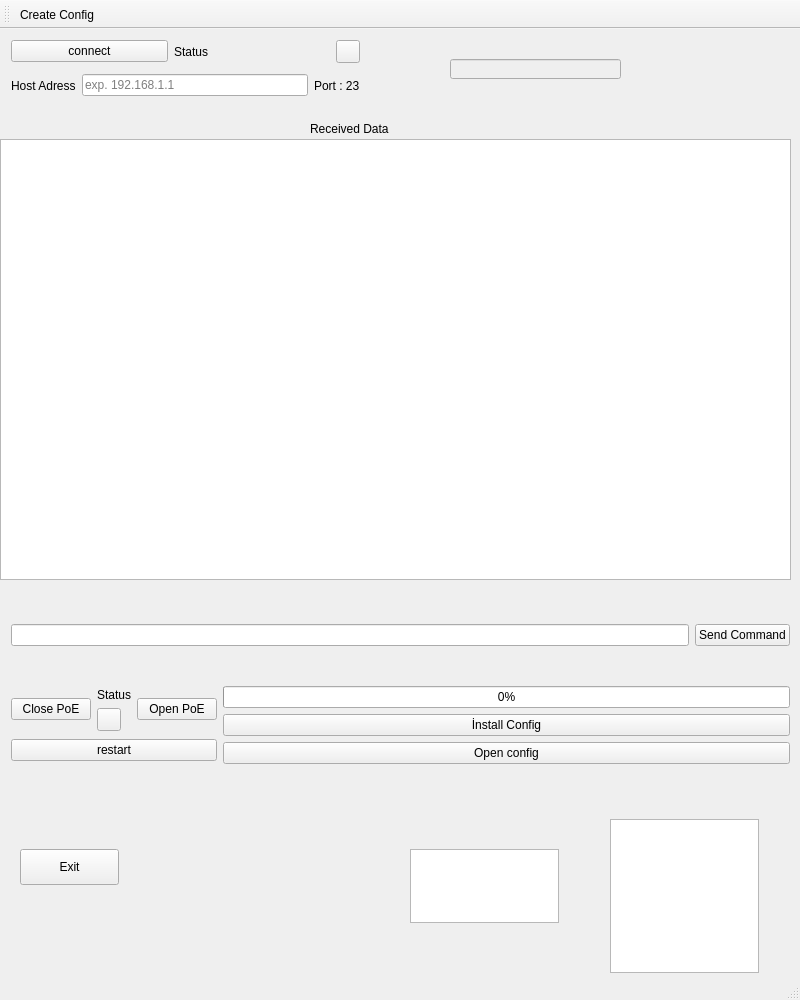
<?xml version="1.0" encoding="UTF-8"?>
<ui version="4.0">
 <class>tcpQt</class>
 <widget class="QMainWindow" name="tcpQt">
  <property name="geometry">
   <rect>
    <x>0</x>
    <y>0</y>
    <width>800</width>
    <height>1000</height>
   </rect>
  </property>
  <property name="minimumSize">
   <size>
    <width>400</width>
    <height>600</height>
   </size>
  </property>
  <property name="maximumSize">
   <size>
    <width>800</width>
    <height>1000</height>
   </size>
  </property>
  <property name="windowTitle">
   <string>tcpQt</string>
  </property>
  <widget class="QWidget" name="centralWidget">
   <widget class="QPushButton" name="pushButton_2">
    <property name="geometry">
     <rect>
      <x>20</x>
      <y>820</y>
      <width>99</width>
      <height>36</height>
     </rect>
    </property>
    <property name="text">
     <string>Exit</string>
    </property>
   </widget>
   <widget class="QLabel" name="label_4">
    <property name="geometry">
     <rect>
      <x>310</x>
      <y>90</y>
      <width>111</width>
      <height>20</height>
     </rect>
    </property>
    <property name="text">
     <string>Received Data</string>
    </property>
   </widget>
   <widget class="QLabel" name="label">
    <property name="geometry">
     <rect>
      <x>240</x>
      <y>80</y>
      <width>16</width>
      <height>20</height>
     </rect>
    </property>
    <property name="text">
     <string/>
    </property>
   </widget>
   <widget class="QWidget" name="layoutWidget">
    <property name="geometry">
     <rect>
      <x>0</x>
      <y>0</y>
      <width>371</width>
      <height>84</height>
     </rect>
    </property>
    <layout class="QVBoxLayout" name="verticalLayout">
     <item>
      <layout class="QHBoxLayout" name="horizontalLayout_3">
       <item>
        <widget class="QPushButton" name="pushbutton2">
         <property name="text">
          <string>connect</string>
         </property>
        </widget>
       </item>
       <item>
        <widget class="QLabel" name="Status_type">
         <property name="text">
          <string>Status</string>
         </property>
        </widget>
       </item>
       <item>
        <widget class="QToolButton" name="toolButton">
         <property name="text">
          <string/>
         </property>
        </widget>
       </item>
      </layout>
     </item>
     <item>
      <layout class="QHBoxLayout" name="horizontalLayout_2">
       <item>
        <layout class="QHBoxLayout" name="horizontalLayout">
         <item>
          <widget class="QLabel" name="label_2">
           <property name="text">
            <string>Host Adress</string>
           </property>
          </widget>
         </item>
         <item>
          <widget class="QLineEdit" name="hostadr">
           <property name="placeholderText">
            <string>exp. 192.168.1.1</string>
           </property>
          </widget>
         </item>
        </layout>
       </item>
       <item>
        <widget class="QLabel" name="label_3">
         <property name="text">
          <string>Port : 23</string>
         </property>
        </widget>
       </item>
      </layout>
     </item>
    </layout>
   </widget>
   <widget class="QLineEdit" name="lineEdit">
    <property name="enabled">
     <bool>false</bool>
    </property>
    <property name="geometry">
     <rect>
      <x>450</x>
      <y>30</y>
      <width>171</width>
      <height>20</height>
     </rect>
    </property>
    <property name="sizePolicy">
     <sizepolicy hsizetype="Maximum" vsizetype="Fixed">
      <horstretch>0</horstretch>
      <verstretch>0</verstretch>
     </sizepolicy>
    </property>
    <property name="font">
     <font>
      <family>Ubuntu</family>
     </font>
    </property>
    <property name="alignment">
     <set>Qt::AlignLeading|Qt::AlignLeft|Qt::AlignTop</set>
    </property>
   </widget>
   <widget class="QLabel" name="label_5">
    <property name="geometry">
     <rect>
      <x>610</x>
      <y>840</y>
      <width>16</width>
      <height>16</height>
     </rect>
    </property>
    <property name="text">
     <string/>
    </property>
   </widget>
   <widget class="QListView" name="listView">
    <property name="geometry">
     <rect>
      <x>410</x>
      <y>820</y>
      <width>149</width>
      <height>74</height>
     </rect>
    </property>
   </widget>
   <widget class="QListView" name="listView_2">
    <property name="geometry">
     <rect>
      <x>610</x>
      <y>790</y>
      <width>149</width>
      <height>154</height>
     </rect>
    </property>
   </widget>
   <widget class="QTextBrowser" name="textBrowser">
    <property name="geometry">
     <rect>
      <x>0</x>
      <y>110</y>
      <width>791</width>
      <height>441</height>
     </rect>
    </property>
    <property name="mouseTracking">
     <bool>false</bool>
    </property>
    <property name="autoFillBackground">
     <bool>false</bool>
    </property>
   </widget>
   <widget class="QWidget" name="">
    <property name="geometry">
     <rect>
      <x>0</x>
      <y>550</y>
      <width>801</width>
      <height>231</height>
     </rect>
    </property>
    <layout class="QVBoxLayout" name="verticalLayout_2">
     <item>
      <layout class="QHBoxLayout" name="horizontalLayout_4">
       <item>
        <widget class="QLineEdit" name="leCmds"/>
       </item>
       <item>
        <widget class="QPushButton" name="pbSend">
         <property name="text">
          <string>Send Command</string>
         </property>
        </widget>
       </item>
      </layout>
     </item>
     <item>
      <layout class="QHBoxLayout" name="horizontalLayout_8">
       <item>
        <layout class="QVBoxLayout" name="verticalLayout_6">
         <item>
          <layout class="QHBoxLayout" name="horizontalLayout_7">
           <item>
            <widget class="QPushButton" name="pushButton_5">
             <property name="text">
              <string>Close PoE</string>
             </property>
            </widget>
           </item>
           <item>
            <layout class="QHBoxLayout" name="horizontalLayout_6">
             <item>
              <layout class="QVBoxLayout" name="verticalLayout_3">
               <item>
                <widget class="QLabel" name="label_Poe">
                 <property name="text">
                  <string>Status</string>
                 </property>
                </widget>
               </item>
               <item>
                <widget class="QToolButton" name="toolButton_commonPoe">
                 <property name="text">
                  <string/>
                 </property>
                </widget>
               </item>
              </layout>
             </item>
             <item>
              <widget class="QPushButton" name="pushButton_4">
               <property name="text">
                <string>Open PoE</string>
               </property>
              </widget>
             </item>
            </layout>
           </item>
          </layout>
         </item>
         <item>
          <widget class="QPushButton" name="pushButton_3">
           <property name="text">
            <string>restart</string>
           </property>
          </widget>
         </item>
        </layout>
       </item>
       <item>
        <layout class="QVBoxLayout" name="verticalLayout_5">
         <item>
          <layout class="QVBoxLayout" name="verticalLayout_4">
           <item>
            <widget class="QProgressBar" name="progressBar">
             <property name="value">
              <number>0</number>
             </property>
            </widget>
           </item>
          </layout>
         </item>
         <item>
          <layout class="QHBoxLayout" name="horizontalLayout_5">
           <item>
            <widget class="QPushButton" name="pushButton">
             <property name="text">
              <string>İnstall Config</string>
             </property>
            </widget>
           </item>
          </layout>
         </item>
         <item>
          <widget class="QPushButton" name="pushButton_6">
           <property name="text">
            <string>Open config</string>
           </property>
          </widget>
         </item>
        </layout>
       </item>
      </layout>
     </item>
    </layout>
   </widget>
  </widget>
  <widget class="QToolBar" name="mainToolBar">
   <attribute name="toolBarArea">
    <enum>TopToolBarArea</enum>
   </attribute>
   <attribute name="toolBarBreak">
    <bool>false</bool>
   </attribute>
   <addaction name="createconfig"/>
  </widget>
  <widget class="QStatusBar" name="statusBar"/>
  <action name="createconfig">
   <property name="text">
    <string>Create Config</string>
   </property>
  </action>
 </widget>
 <layoutdefault spacing="6" margin="11"/>
 <resources/>
 <connections/>
</ui>
